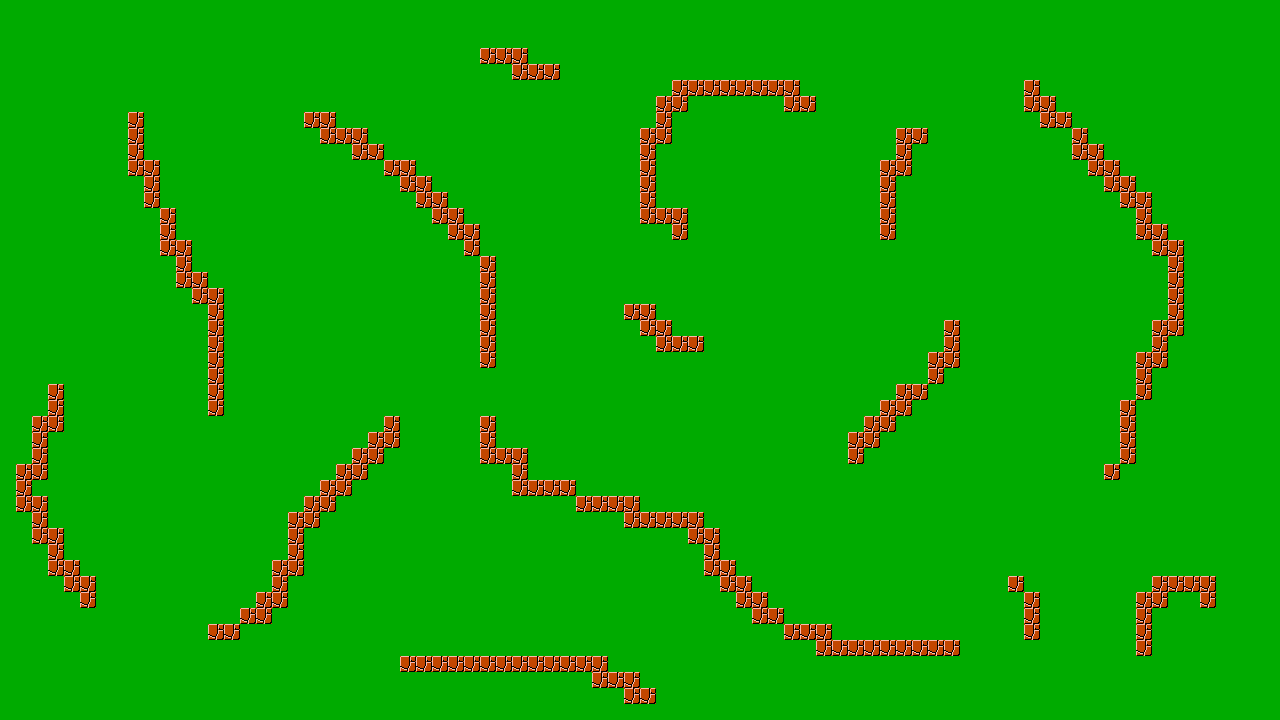

This game map was drawn from its Tiled (.tmx) file and the tilesets committed beside it. A one-line description and the trimmed map source follow:
An orthogonal 80x45 tile map with 16x16 px tiles, 1 tile layer (Tile Layer 1).

<map version="1.9" tiledversion="1.9.2" orientation="orthogonal" renderorder="right-down" width="80" height="45" tilewidth="16" tileheight="16" infinite="0" nextlayerid="2" nextobjectid="1">
 <properties>
  <property name="strProp" value="strVal" />
 </properties>
 <tileset firstgid="1" source="SMBTiles.tsx" />
 <layer id="1" name="Tile Layer 1" width="80" height="45">
  <properties>
   <property name="intProp" type="int" value="42" />
  </properties>
  <data>[3600 cells, 3600 non-empty, 2 distinct tile ids]</data>
 </layer>
</map>